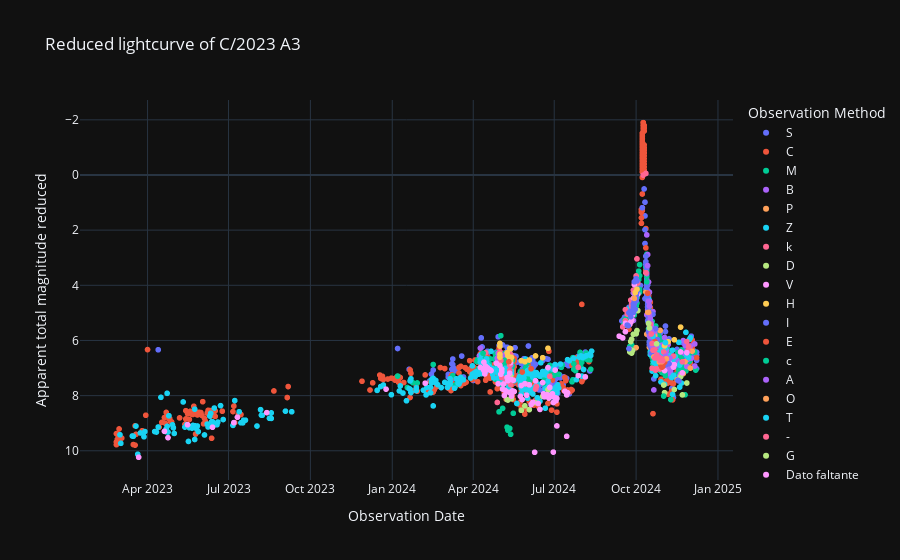

Write notebook code for a chart like this one.
### Code cell
# Curva de luz reducida
curva_de_luz_reducida(nombre_del_cometa, curva_de_luz_procesada_df, 'envolvente_inferior')

### Figure 1 — Plotly figure (JSON) as saved in the notebook; plotly's stock layout.template omitted (floating-point values rounded to 4 significant figures; data arrays with more than 128 entries replaced by an {"elided": "..."} marker saying what was removed)
{"data": [{"hovertemplate": "Observation Method=S<br>Observation Date=%{x}<br>Apparent total magnitude reduced=%{y}<extra></extra>", "legendgroup": "S", "marker": {"color": "#636efa", "symbol": "circle"}, "mode": "markers", "name": "S", "showlegend": true, "type": "scattergl", "x": {"elided": "420 str values"}, "xaxis": "x", "y": {"elided": "420 float values"}, "yaxis": "y"}, {"hovertemplate": "Observation Method=C<br>Observation Date=%{x}<br>Apparent total magnitude reduced=%{y}<extra></extra>", "legendgroup": "C", "marker": {"color": "#EF553B", "symbol": "circle"}, "mode": "markers", "name": "C", "showlegend": true, "type": "scattergl", "x": {"elided": "578 str values"}, "xaxis": "x", "y": {"elided": "578 float values"}, "yaxis": "y"}, {"hovertemplate": "Observation Method=M<br>Observation Date=%{x}<br>Apparent total magnitude reduced=%{y}<extra></extra>", "legendgroup": "M", "marker": {"color": "#00cc96", "symbol": "circle"}, "mode": "markers", "name": "M", "showlegend": true, "type": "scattergl", "x": {"elided": "513 str values"}, "xaxis": "x", "y": {"elided": "513 float values"}, "yaxis": "y"}, {"hovertemplate": "Observation Method=B<br>Observation Date=%{x}<br>Apparent total magnitude reduced=%{y}<extra></extra>", "legendgroup": "B", "marker": {"color": "#ab63fa", "symbol": "circle"}, "mode": "markers", "name": "B", "showlegend": true, "type": "scattergl", "x": {"elided": "155 str values"}, "xaxis": "x", "y": {"elided": "155 float values"}, "yaxis": "y"}, {"hovertemplate": "Observation Method=P<br>Observation Date=%{x}<br>Apparent total magnitude reduced=%{y}<extra></extra>", "legendgroup": "P", "marker": {"color": "#FFA15A", "symbol": "circle"}, "mode": "markers", "name": "P", "showlegend": true, "type": "scattergl", "x": ["2024-12-03T00:00:00", "2024-12-01T00:00:00", "2024-11-25T00:00:00", "2024-11-23T00:00:00", "2024-11-21T00:00:00", "2024-11-16T00:00:00", "2024-10-28T00:00:00", "2024-10-22T00:00:00", "2024-10-20T00:00:00", "2024-10-16T00:00:00", "2024-10-16T00:00:00", "2024-10-15T00:00:00", "2024-10-14T00:00:00", "2024-10-14T00:00:00", "2024-10-13T00:00:00", "2024-10-13T00:00:00", "2024-10-12T00:00:00", "2024-10-01T00:00:00"], "xaxis": "x", "y": [6.387, 7.001, 6.77, 7.203, 7.244, 7.424, 5.637, 5.833, 6.154, 6.25, 5.75, 5.28, 4.987, 4.587, 5.773, 3.873, 4.244, 6.26], "yaxis": "y"}, {"hovertemplate": "Observation Method=Z<br>Observation Date=%{x}<br>Apparent total magnitude reduced=%{y}<extra></extra>", "legendgroup": "Z", "marker": {"color": "#19d3f3", "symbol": "circle"}, "mode": "markers", "name": "Z", "showlegend": true, "type": "scattergl", "x": {"elided": "342 str values"}, "xaxis": "x", "y": {"elided": "342 float values"}, "yaxis": "y"}, {"hovertemplate": "Observation Method=k<br>Observation Date=%{x}<br>Apparent total magnitude reduced=%{y}<extra></extra>", "legendgroup": "k", "marker": {"color": "#FF6692", "symbol": "circle"}, "mode": "markers", "name": "k", "showlegend": true, "type": "scattergl", "x": ["2024-11-29T00:00:00", "2024-11-28T00:00:00", "2024-11-27T00:00:00", "2024-11-22T00:00:00", "2024-11-12T00:00:00", "2024-11-01T00:00:00", "2024-10-28T00:00:00", "2024-10-24T00:00:00", "2024-10-23T00:00:00", "2024-10-20T00:00:00", "2024-10-19T00:00:00", "2024-10-03T00:00:00", "2024-10-02T00:00:00", "2024-10-01T00:00:00", "2024-09-29T00:00:00", "2024-09-28T00:00:00", "2024-09-27T00:00:00", "2024-09-26T00:00:00", "2024-09-26T00:00:00", "2024-09-25T00:00:00", "2024-09-25T00:00:00", "2024-09-25T00:00:00", "2024-09-24T00:00:00", "2024-09-21T00:00:00", "2024-09-19T00:00:00", "2024-09-19T00:00:00", "2024-09-16T00:00:00", "2024-07-28T00:00:00", "2024-06-26T00:00:00", "2024-06-11T00:00:00", "2024-06-10T00:00:00", "2024-05-31T00:00:00", "2024-05-13T00:00:00", "2024-05-13T00:00:00", "2024-05-13T00:00:00", "2024-05-12T00:00:00", "2024-05-12T00:00:00", "2024-05-12T00:00:00", "2024-05-12T00:00:00", "2024-05-07T00:00:00", "2024-05-03T00:00:00", "2024-05-02T00:00:00", "2024-05-01T00:00:00", "2024-05-01T00:00:00", "2024-04-28T00:00:00", "2024-04-15T00:00:00"], "xaxis": "x", "y": [6.219, 6.379, 6.042, 6.774, 6.564, 6.415, 7.037, 7.024, 7.076, 6.154, 7.009, 3.918, 3.042, 3.66, 3.873, 4.175, 4.668, 4.658, 4.758, 5.037, 5.037, 4.537, 5.016, 5.043, 5.282, 4.882, 5.509, 6.975, 7.303, 7.669, 7.761, 7.586, 7.601, 6.301, 6.501, 6.688, 6.888, 6.888, 7.088, 7.513, 7.344, 6.726, 6.407, 6.607, 8.247, 6.442], "yaxis": "y"}, {"hovertemplate": "Observation Method=D<br>Observation Date=%{x}<br>Apparent total magnitude reduced=%{y}<extra></extra>", "legendgroup": "D", "marker": {"color": "#B6E880", "symbol": "circle"}, "mode": "markers", "name": "D", "showlegend": true, "type": "scattergl", "x": ["2024-11-27T00:00:00", "2024-11-22T00:00:00", "2024-11-20T00:00:00", "2024-11-13T00:00:00", "2024-11-02T00:00:00", "2024-11-01T00:00:00", "2024-10-03T00:00:00", "2024-10-02T00:00:00", "2024-10-01T00:00:00", "2024-09-28T00:00:00", "2024-09-27T00:00:00", "2024-09-26T00:00:00", "2024-09-26T00:00:00", "2024-09-25T00:00:00", "2024-09-25T00:00:00", "2024-09-25T00:00:00", "2024-09-24T00:00:00", "2024-06-24T00:00:00", "2024-06-18T00:00:00", "2024-06-10T00:00:00", "2024-06-03T00:00:00", "2024-05-29T00:00:00", "2024-05-25T00:00:00", "2024-05-14T00:00:00", "2024-05-13T00:00:00", "2024-05-10T00:00:00", "2024-05-09T00:00:00"], "xaxis": "x", "y": [7.542, 7.974, 7.317, 7.776, 7.892, 7.615, 4.918, 5.642, 5.76, 5.775, 6.368, 5.958, 6.458, 6.037, 6.337, 6.037, 6.416, 7.782, 8.026, 8.261, 8.508, 8.369, 8.534, 8.115, 7.301, 8.159, 8.145], "yaxis": "y"}, {"hovertemplate": "Observation Method=V<br>Observation Date=%{x}<br>Apparent total magnitude reduced=%{y}<extra></extra>", "legendgroup": "V", "marker": {"color": "#FF97FF", "symbol": "circle"}, "mode": "markers", "name": "V", "showlegend": true, "type": "scattergl", "x": ["2024-11-27T00:00:00", "2024-11-22T00:00:00", "2024-11-20T00:00:00", "2024-11-13T00:00:00", "2024-11-12T00:00:00", "2024-11-08T00:00:00", "2024-11-06T00:00:00", "2024-11-02T00:00:00", "2024-11-01T00:00:00", "2024-10-28T00:00:00", "2024-10-20T00:00:00", "2024-10-16T00:00:00", "2024-10-15T00:00:00", "2024-10-03T00:00:00", "2024-10-02T00:00:00", "2024-10-01T00:00:00", "2024-09-30T00:00:00", "2024-09-29T00:00:00", "2024-09-28T00:00:00", "2024-09-27T00:00:00", "2024-09-26T00:00:00", "2024-09-26T00:00:00", "2024-09-25T00:00:00", "2024-09-25T00:00:00", "2024-09-25T00:00:00", "2024-09-24T00:00:00", "2024-09-21T00:00:00", "2024-09-19T00:00:00", "2024-09-19T00:00:00", "2024-09-16T00:00:00", "2024-09-12T00:00:00", "2024-08-05T00:00:00", "2024-07-28T00:00:00", "2024-07-16T00:00:00", "2024-07-15T00:00:00", "2024-07-15T00:00:00", "2024-07-13T00:00:00", "2024-07-04T00:00:00", "2024-07-04T00:00:00", "2024-07-03T00:00:00", "2024-07-02T00:00:00", "2024-07-02T00:00:00", "2024-06-30T00:00:00", "2024-06-30T00:00:00", "2024-06-29T00:00:00", "2024-06-28T00:00:00", "2024-06-26T00:00:00", "2024-06-25T00:00:00", "2024-06-24T00:00:00", "2024-06-24T00:00:00", "2024-06-23T00:00:00", "2024-06-20T00:00:00", "2024-06-19T00:00:00", "2024-06-18T00:00:00", "2024-06-15T00:00:00", "2024-06-13T00:00:00", "2024-06-10T00:00:00", "2024-06-09T00:00:00", "2024-06-07T00:00:00", "2024-06-05T00:00:00", "2024-06-03T00:00:00", "2024-05-31T00:00:00", "2024-05-29T00:00:00", "2024-05-26T00:00:00", "2024-05-25T00:00:00", "2024-05-24T00:00:00", "2024-05-17T00:00:00", "2024-05-16T00:00:00", "2024-05-16T00:00:00", "2024-05-15T00:00:00", "2024-05-14T00:00:00", "2024-05-14T00:00:00", "2024-05-13T00:00:00", "2024-05-12T00:00:00", "2024-05-11T00:00:00", "2024-05-10T00:00:00", "2024-05-10T00:00:00", "2024-05-09T00:00:00", "2024-05-07T00:00:00", "2024-05-06T00:00:00", "2024-05-05T00:00:00", "2024-05-04T00:00:00", "2024-05-03T00:00:00", "2024-05-03T00:00:00", "2024-05-02T00:00:00", "2024-05-01T00:00:00", "2024-04-29T00:00:00", "2024-04-27T00:00:00", "2024-04-21T00:00:00", "2024-04-20T00:00:00", "2024-04-17T00:00:00", "2024-04-16T00:00:00", "2024-04-15T00:00:00", "2024-04-15T00:00:00", "2024-04-14T00:00:00", "2024-04-13T00:00:00", "2024-04-13T00:00:00", "2024-04-09T00:00:00", "2024-02-07T00:00:00", "2023-12-25T00:00:00", "2023-08-13T00:00:00", "2023-07-11T00:00:00", "2023-07-07T00:00:00", "2023-06-13T00:00:00", "2023-05-16T00:00:00", "2023-04-24T00:00:00", "2023-04-20T00:00:00", "2023-03-22T00:00:00"], "xaxis": "x", "y": [6.442, 7.174, 6.417, 6.876, 6.964, 6.842, 6.745, 7.092, 6.715, 6.737, 6.154, 5.55, 5.18, 4.318, 3.842, 4.26, 4.369, 3.973, 4.475, 5.068, 5.258, 5.058, 5.337, 5.337, 5.137, 5.416, 5.443, 5.382, 5.682, 5.909, 5.844, 7.322, 7.275, 7.895, 7.976, 9.476, 7.84, 8.099, 9.099, 8.186, 8.074, 7.074, 8.249, 10.05, 7.937, 8.025, 7.703, 8.092, 7.982, 6.982, 7.972, 8.044, 7.935, 7.526, 8.5, 8.285, 7.461, 10.05, 8.239, 8.325, 7.608, 7.986, 7.569, 8.143, 7.634, 8.025, 7.852, 7.84, 7.44, 7.827, 7.415, 8.015, 6.801, 7.188, 7.874, 7.359, 7.459, 7.345, 7.813, 7.996, 7.581, 7.762, 7.044, 7.144, 7.226, 6.907, 7.568, 6.827, 7.092, 7.067, 6.993, 7.068, 6.942, 6.942, 7.215, 7.088, 6.788, 6.979, 7.549, 7.765, 8.617, 8.783, 8.979, 9.147, 9.055, 9.523, 9.293, 10.23], "yaxis": "y"}, {"hovertemplate": "Observation Method=H<br>Observation Date=%{x}<br>Apparent total magnitude reduced=%{y}<extra></extra>", "legendgroup": "H", "marker": {"color": "#FECB52", "symbol": "circle"}, "mode": "markers", "name": "H", "showlegend": true, "type": "scattergl", "x": ["2024-11-20T00:00:00", "2024-11-13T00:00:00", "2024-11-06T00:00:00", "2024-11-02T00:00:00", "2024-06-24T00:00:00", "2024-06-18T00:00:00", "2024-06-10T00:00:00", "2024-06-03T00:00:00", "2024-05-29T00:00:00", "2024-05-25T00:00:00", "2024-05-14T00:00:00", "2024-05-13T00:00:00", "2024-05-13T00:00:00", "2024-05-12T00:00:00", "2024-05-12T00:00:00", "2024-05-10T00:00:00", "2024-05-09T00:00:00", "2024-05-01T00:00:00", "2024-05-01T00:00:00", "2024-05-01T00:00:00", "2024-05-01T00:00:00"], "xaxis": "x", "y": [5.517, 5.976, 6.045, 6.192, 6.282, 6.626, 6.561, 6.708, 6.769, 6.734, 6.615, 6.301, 6.701, 6.288, 6.688, 6.559, 6.445, 6.107, 6.507, 6.207, 6.607], "yaxis": "y"}, {"hovertemplate": "Observation Method=I<br>Observation Date=%{x}<br>Apparent total magnitude reduced=%{y}<extra></extra>", "legendgroup": "I", "marker": {"color": "#636efa", "symbol": "circle"}, "mode": "markers", "name": "I", "showlegend": true, "type": "scattergl", "x": ["2024-11-18T00:00:00", "2024-11-17T00:00:00", "2024-11-07T00:00:00", "2024-11-04T00:00:00", "2024-11-03T00:00:00", "2024-11-01T00:00:00", "2024-10-25T00:00:00", "2024-10-23T00:00:00", "2024-10-23T00:00:00", "2024-10-23T00:00:00", "2024-10-22T00:00:00", "2024-10-22T00:00:00", "2024-10-21T00:00:00", "2024-10-20T00:00:00", "2024-10-20T00:00:00", "2024-10-20T00:00:00", "2024-10-20T00:00:00", "2024-10-20T00:00:00", "2024-10-19T00:00:00", "2024-10-19T00:00:00", "2024-10-19T00:00:00", "2024-10-18T00:00:00", "2024-10-18T00:00:00", "2024-10-18T00:00:00", "2024-10-18T00:00:00", "2024-10-17T00:00:00", "2024-10-17T00:00:00", "2024-10-17T00:00:00", "2024-10-17T00:00:00", "2024-10-17T00:00:00", "2024-10-16T00:00:00", "2024-10-16T00:00:00", "2024-10-16T00:00:00", "2024-10-16T00:00:00", "2024-10-16T00:00:00", "2024-10-16T00:00:00", "2024-10-16T00:00:00", "2024-10-16T00:00:00", "2024-10-16T00:00:00", "2024-10-16T00:00:00", "2024-10-15T00:00:00", "2024-10-15T00:00:00", "2024-10-15T00:00:00", "2024-10-15T00:00:00", "2024-10-15T00:00:00", "2024-10-15T00:00:00", "2024-10-15T00:00:00", "2024-10-15T00:00:00", "2024-10-14T00:00:00", "2024-10-14T00:00:00", "2024-10-14T00:00:00", "2024-10-14T00:00:00", "2024-10-14T00:00:00", "2024-10-14T00:00:00", "2024-10-13T00:00:00", "2024-10-13T00:00:00", "2024-10-13T00:00:00", "2024-10-13T00:00:00", "2024-10-13T00:00:00", "2024-10-13T00:00:00", "2024-10-13T00:00:00", "2024-10-13T00:00:00", "2024-10-13T00:00:00", "2024-10-13T00:00:00", "2024-10-13T00:00:00", "2024-10-13T00:00:00", "2024-10-12T00:00:00", "2024-10-12T00:00:00", "2024-10-12T00:00:00", "2024-10-12T00:00:00", "2024-10-11T00:00:00", "2024-10-11T00:00:00", "2024-10-10T00:00:00", "2024-10-08T00:00:00", "2024-10-02T00:00:00", "2024-10-02T00:00:00", "2024-10-02T00:00:00", "2024-10-02T00:00:00", "2024-10-01T00:00:00", "2024-10-01T00:00:00", "2024-10-01T00:00:00", "2024-10-01T00:00:00", "2024-10-01T00:00:00", "2024-10-01T00:00:00", "2024-10-01T00:00:00", "2024-09-30T00:00:00", "2024-09-30T00:00:00", "2024-09-30T00:00:00", "2024-09-29T00:00:00", "2024-09-29T00:00:00", "2024-09-29T00:00:00", "2024-09-29T00:00:00", "2024-09-28T00:00:00", "2024-09-28T00:00:00", "2024-09-28T00:00:00", "2024-09-28T00:00:00", "2024-09-28T00:00:00", "2024-09-25T00:00:00", "2024-09-25T00:00:00", "2024-09-25T00:00:00", "2024-09-23T00:00:00", "2024-09-23T00:00:00", "2024-09-22T00:00:00", "2024-09-21T00:00:00"], "xaxis": "x", "y": [7.468, 7.444, 6.843, 6.864, 6.778, 6.915, 5.969, 6.076, 5.976, 5.576, 6.333, 6.233, 6.294, 6.254, 6.154, 6.154, 6.254, 5.054, 5.709, 5.809, 6.109, 6.466, 5.666, 5.966, 6.266, 6.212, 6.112, 5.012, 5.712, 5.912, 6.15, 5.75, 5.25, 6.05, 5.65, 5.15, 5.75, 5.55, 5.65, 5.05, 4.68, 5.18, 5.68, 5.68, 4.68, 4.58, 5.38, 5.18, 4.387, 4.587, 4.787, 4.787, 4.687, 5.287, 4.373, 4.373, 4.073, 3.873, 3.373, 3.873, 3.873, 3.873, 3.273, 3.873, 3.973, 4.073, 3.244, 2.944, 2.944, 3.144, 1.985, 0.9852, 0.5069, 1.189, 4.242, 3.842, 4.142, 4.142, 3.76, 4.36, 4.56, 4.46, 4.56, 4.56, 4.56, 4.469, 4.469, 4.869, 4.473, 4.673, 4.673, 4.573, 4.675, 4.775, 4.975, 4.975, 4.775, 4.937, 4.937, 5.137, 4.997, 6.297, 5.466, 5.443], "yaxis": "y"}, {"hovertemplate": "Observation Method=E<br>Observation Date=%{x}<br>Apparent total magnitude reduced=%{y}<extra></extra>", "legendgroup": "E", "marker": {"color": "#EF553B", "symbol": "circle"}, "mode": "markers", "name": "E", "showlegend": true, "type": "scattergl", "x": ["2024-11-11T00:00:00", "2024-11-10T00:00:00", "2024-11-02T00:00:00", "2024-10-31T00:00:00", "2024-10-30T00:00:00", "2024-10-29T00:00:00", "2024-10-23T00:00:00", "2024-10-22T00:00:00", "2024-10-14T00:00:00", "2024-05-11T00:00:00"], "xaxis": "x", "y": [8.154, 7.546, 6.792, 6.939, 6.968, 6.902, 6.276, 6.033, 4.287, 6.774], "yaxis": "y"}, {"hovertemplate": "Observation Method=c<br>Observation Date=%{x}<br>Apparent total magnitude reduced=%{y}<extra></extra>", "legendgroup": "c", "marker": {"color": "#00cc96", "symbol": "circle"}, "mode": "markers", "name": "c", "showlegend": true, "type": "scattergl", "x": ["2024-11-09T00:00:00", "2024-11-01T00:00:00", "2024-10-13T00:00:00", "2024-05-16T00:00:00", "2024-05-13T00:00:00", "2024-05-12T00:00:00", "2024-05-10T00:00:00", "2024-05-09T00:00:00", "2024-05-04T00:00:00", "2024-04-30T00:00:00", "2024-04-12T00:00:00"], "xaxis": "x", "y": [8.144, 8.015, 3.873, 8.64, 9.401, 9.188, 9.259, 9.145, 8.462, 8.588, 6.461], "yaxis": "y"}, {"hovertemplate": "Observation Method=A<br>Observation Date=%{x}<br>Apparent total magnitude reduced=%{y}<extra></extra>", "legendgroup": "A", "marker": {"color": "#ab63fa", "symbol": "circle"}, "mode": "markers", "name": "A", "showlegend": true, "type": "scattergl", "x": ["2024-11-08T00:00:00", "2024-11-03T00:00:00", "2024-11-02T00:00:00", "2024-10-24T00:00:00", "2024-10-22T00:00:00", "2024-10-20T00:00:00", "2024-10-19T00:00:00", "2024-10-18T00:00:00", "2024-10-18T00:00:00", "2024-10-17T00:00:00", "2024-10-16T00:00:00", "2024-10-16T00:00:00", "2024-10-16T00:00:00", "2024-10-15T00:00:00", "2024-10-14T00:00:00", "2024-10-13T00:00:00"], "xaxis": "x", "y": [6.642, 6.578, 5.892, 6.224, 6.133, 5.754, 6.209, 5.866, 5.666, 5.212, 5.05, 5.85, 4.75, 4.58, 3.287, 2.173], "yaxis": "y"}, {"hovertemplate": "Observation Method=O<br>Observation Date=%{x}<br>Apparent total magnitude reduced=%{y}<extra></extra>", "legendgroup": "O", "marker": {"color": "#FFA15A", "symbol": "circle"}, "mode": "markers", "name": "O", "showlegend": true, "type": "scattergl", "x": ["2024-11-04T00:00:00", "2024-10-30T00:00:00", "2024-10-28T00:00:00", "2024-10-27T00:00:00", "2024-10-22T00:00:00", "2024-10-21T00:00:00", "2024-10-15T00:00:00", "2024-09-29T00:00:00"], "xaxis": "x", "y": [6.664, 6.768, 6.737, 6.776, 6.633, 6.594, 4.98, 4.473], "yaxis": "y"}, {"hovertemplate": "Observation Method=T<br>Observation Date=%{x}<br>Apparent total magnitude reduced=%{y}<extra></extra>", "legendgroup": "T", "marker": {"color": "#19d3f3", "symbol": "circle"}, "mode": "markers", "name": "T", "showlegend": true, "type": "scattergl", "x": ["2024-11-03T00:00:00", "2024-10-21T00:00:00", "2024-10-20T00:00:00"], "xaxis": "x", "y": [6.078, 6.794, 5.854], "yaxis": "y"}, {"hovertemplate": "Observation Method=-<br>Observation Date=%{x}<br>Apparent total magnitude reduced=%{y}<extra></extra>", "legendgroup": "-", "marker": {"color": "#FF6692", "symbol": "circle"}, "mode": "markers", "name": "-", "showlegend": true, "type": "scattergl", "x": ["2024-10-31T00:00:00", "2024-10-30T00:00:00", "2024-10-29T00:00:00", "2024-10-28T00:00:00", "2024-10-28T00:00:00", "2024-10-27T00:00:00", "2024-10-24T00:00:00", "2024-10-22T00:00:00", "2024-10-22T00:00:00", "2024-10-20T00:00:00", "2024-10-19T00:00:00", "2024-10-18T00:00:00", "2024-10-17T00:00:00", "2024-10-12T00:00:00", "2024-10-12T00:00:00", "2024-10-12T00:00:00", "2024-10-12T00:00:00", "2024-10-09T00:00:00"], "xaxis": "x", "y": [6.739, 6.668, 6.702, 6.737, 6.637, 6.676, 6.524, 6.633, 6.333, 6.354, 6.109, 5.766, 5.412, 3.544, 3.544, -0.05629, -0.05629, 0.006221], "yaxis": "y"}, {"hovertemplate": "Observation Method=G<br>Observation Date=%{x}<br>Apparent total magnitude reduced=%{y}<extra></extra>", "legendgroup": "G", "marker": {"color": "#B6E880", "symbol": "circle"}, "mode": "markers", "name": "G", "showlegend": true, "type": "scattergl", "x": ["2024-10-24T00:00:00", "2024-10-16T00:00:00", "2024-10-15T00:00:00"], "xaxis": "x", "y": [6.124, 5.55, 5.38], "yaxis": "y"}, {"hovertemplate": "Observation Method=Dato faltante<br>Observation Date=%{x}<br>Apparent total magnitude reduced=%{y}<extra></extra>", "legendgroup": "Dato faltante", "marker": {"color": "#FF97FF", "symbol": "circle"}, "mode": "markers", "name": "Dato faltante", "showlegend": true, "type": "scattergl", "x": ["2024-10-16T00:00:00"], "xaxis": "x", "y": [null], "yaxis": "y"}, {"hovertemplate": "Observation Method=t<br>Observation Date=%{x}<br>Apparent total magnitude reduced=%{y}<extra></extra>", "legendgroup": "t", "marker": {"color": "#FECB52", "symbol": "circle"}, "mode": "markers", "name": "t", "showlegend": true, "type": "scattergl", "x": ["2024-10-02T00:00:00", "2024-09-30T00:00:00"], "xaxis": "x", "y": [4.142, 4.269], "yaxis": "y"}, {"hovertemplate": "Observation Method=i<br>Observation Date=%{x}<br>Apparent total magnitude reduced=%{y}<extra></extra>", "legendgroup": "i", "marker": {"color": "#636efa", "symbol": "circle"}, "mode": "markers", "name": "i", "showlegend": true, "type": "scattergl", "x": ["2024-09-29T00:00:00"], "xaxis": "x", "y": [3.873], "yaxis": "y"}, {"hovertemplate": "Observation Method=d<br>Observation Date=%{x}<br>Apparent total magnitude reduced=%{y}<extra></extra>", "legendgroup": "d", "marker": {"color": "#EF553B", "symbol": "circle"}, "mode": "markers", "name": "d", "showlegend": true, "type": "scattergl", "x": ["2024-06-05T00:00:00", "2024-05-26T00:00:00"], "xaxis": "x", "y": [7.025, 7.143], "yaxis": "y"}], "layout": {"legend": {"title": {"text": "Observation Method"}, "tracegroupgap": 0}, "title": {"text": "Reduced lightcurve of C/2023 A3"}, "xaxis": {"anchor": "y", "domain": [0, 1], "title": {"text": "Observation Date"}}, "yaxis": {"anchor": "x", "autorange": "reversed", "domain": [0, 1], "title": {"text": "Apparent total magnitude reduced"}}}}
